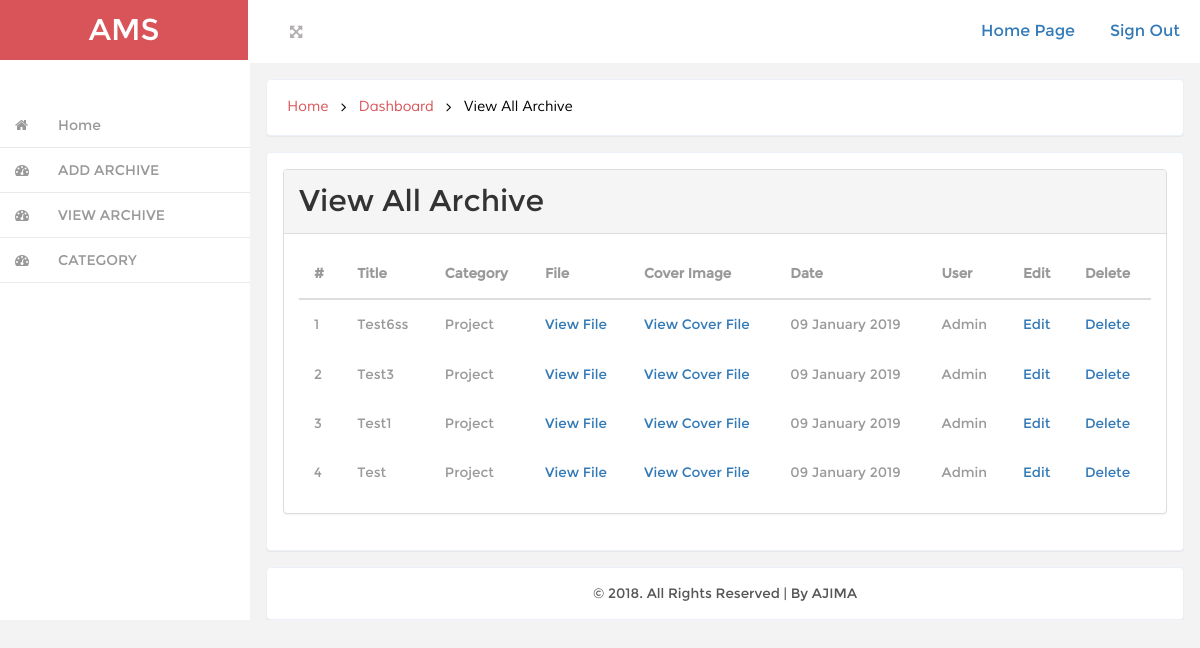
Screenshot of /dashboard/archive_view.php (signed in) with the database file from the repository.
### tables this page shows
CREATE TABLE `archive` (
  `archive_id` int(11) NOT NULL,
  `archive_title` varchar(255) NOT NULL,
  `archive_cat` int(11) NOT NULL,
  `archive_desc` text NOT NULL,
  `archive_file` text NOT NULL,
  `archive_cover_image` varchar(255) NOT NULL,
  `archive_date` timestamp NOT NULL DEFAULT CURRENT_TIMESTAMP,
  `user_id` int(11) NOT NULL
);

CREATE TABLE `category` (
  `cat_id` int(11) NOT NULL,
  `cat_name` varchar(55) NOT NULL
);

CREATE TABLE `user` (
  `id` int(11) NOT NULL,
  `name` varchar(55) NOT NULL,
  `email` varchar(55) NOT NULL,
  `password` varchar(55) NOT NULL,
  `role` int(11) NOT NULL DEFAULT '2'
);

### dashboard/archive_view.php (the view, shortened to what this page needs)
<?php include 'freq/1.php'; ?>
<div id="wrapper">
	<?php include 'freq/nav.php'; ?>
    <div id="page-wrapper" class="gray-bg dashbard-1">
       	<div class="content-main">
		    <div class="banner">
				<h2>
					<a href="../index.php">Home</a>
					<i class="fa fa-angle-right"></i>
					<a href="index.php">Dashboard</a>
					<i class="fa fa-angle-right"></i>
					<span>View All Archive</span>
				</h2>
		    </div>
			<div class="grid-form">
				<div class="grid-form1">
					<div class="panel panel-default">
						<div class="panel-heading">
							<span style="font-size: 30px;">View All Archive</span>
						</div>
						<div class="panel-body">
							<table class="table">
								<thead>
									<tr>
										<th>#</th>
										<th>Title</th>
										<th>Category</th>
										<th>File</th>
										<th>Cover Image</th>
										<th>Date</th>
										<th>User</th>
										<th>Edit</th>
										<th>Delete</th>
									</tr>
								</thead>
								<?php
									if ($role === '1') {
								?>
								<tbody>
									<?php
				                        $query = "SELECT * FROM archive ORDER BY archive_id DESC";
				                        $result = mysqli_query($con,$query);
				                        if ($result) {
				                            $i = 1;
				                            while($row = mysqli_fetch_assoc($result)){
				                                $archive_id 	= $row['archive_id'];
				                                $archive_title 	= $row['archive_title'];
				                                $archive_file 	= $row['archive_file'];
				                                $archive_cover 	= $row['archive_cover_image'];
				                                $archive_date 	= $row['archive_date'];
				                                $archive_user_id = $row['user_id'];
				                                $archive_cat 	= $row['archive_cat'];
				                                $query_cat = "SELECT * FROM category WHERE cat_id = '$archive_cat'";
											    $result_cat = mysqli_query($con,$query_cat);
											    if ($result_cat) {
											        while($row = mysqli_fetch_assoc($result_cat)){
											            $cat_name 	= $row['cat_name'];
											        }
											    }
											    $query_user = "SELECT * FROM user WHERE id = '$archive_user_id'";
											    $result_user = mysqli_query($con,$query_user);
											    if ($result_user) {
											        while($row = mysqli_fetch_assoc($result_user)){
											            $user_name 	= $row['name'];
											        }
											    }
				                    ?>
									<tr>
										<td><?php echo $i++ ?></td>
										<td><?php echo $archive_title ?></td>
										<td>
											<?php
												echo $cat_name;
											?>
										</td>
										<td>
											<a href="<?php echo $archive_file ?>">View File</a>
										</td>
										<td>
											<a href="<?php echo $archive_cover ?>">View Cover File</a>
										</td>
										<td><?php echo date('d F Y',strtotime($archive_date)) ?></td>
										<td>
											<?php
												echo $user_name;
											?>
										</td>
										<td><a href="archive_edit.php?id=<?php echo $archive_id ?>">Edit</a></td>
										<td><a href="archive_delete.php?id=<?php echo $archive_id ?>">Delete</a></td>
									</tr>
									<?php }} ?>
								</tbody>
								<?php } ?>
							</table>
						</div>
					</div>
				</div>
			</div>
			<?php include 'freq/footer.php' ?>
		</div>
	</div>
</div>

### dashboard/freq/1.php (shortened to what this page needs)
<?php
	include 'db/db.php';
 	$user_id = $_SESSION['id'];
 	$query = "SELECT * FROM user WHERE id = '$user_id'";
    $result = mysqli_query($con,$query);
    if ($result) {
        while($row = mysqli_fetch_assoc($result)){
            $role 	= $row['role'];
        }
    }
?>
<!DOCTYPE HTML>
<html>
<head>
	<link href="design/css/bootstrap.min.css" rel='stylesheet' type='text/css' />
	<link href="design/css/style.css" rel='stylesheet' type='text/css' />
	<link href="design/css/font-awesome.css" rel="stylesheet">
	<link href="design/css/custom.css" rel="stylesheet">
</head>
<body>

### dashboard/freq/nav.php (shortened to what this page needs)
 <nav class="navbar-default navbar-static-top" role="navigation">
         <div class="navbar-header">
            <h1> <a class="navbar-brand" href="index.html">AMS</a></h1>
</div>
<div class=" border-bottom">
      	<div class="full-left">
       	<section class="full-top">
			<button id="toggle"><i class="fa fa-arrows-alt"></i></button>
		</section>
          	<div class="clearfix"> </div>
        		</div>
   <div class="drop-men" >
       <div class=" nav_1">
                 <a href="signout.php" style="margin-top: 20px; margin-bottom: 20px; margin-right: 20px; display: block;">Sign Out</a>
                 <a href="../index.php" style="position: absolute;top: 20px; right: 125px;">Home Page</a>
       </div>
    </div>
<div class="clearfix"></div>
   <div class="navbar-default sidebar" role="navigation">
             <div class="sidebar-nav navbar-collapse">
             <ul class="nav" id="side-menu" style="margin-top: 5vh">
                 <li>
                     <a href="index.php" class=" hvr-bounce-to-right"><i class="fa fa-home nav_icon "></i><span class="nav-label">Home</span> </a>
                 </li>
                 <li>
                     <a href="archive_add.php" class=" hvr-bounce-to-right"><i class="fa fa-dashboard nav_icon "></i><span class="nav-label">ADD ARCHIVE</span> </a>
                 </li>
                 <li>
                     <a href="archive_view.php" class=" hvr-bounce-to-right"><i class="fa fa-dashboard nav_icon "></i><span class="nav-label">VIEW ARCHIVE</span> </a>
                 </li>
                 <?php
                     if ($role == 1) {
                  ?>
                 <li>
                     <a href="category.php" class=" hvr-bounce-to-right"><i class="fa fa-dashboard nav_icon "></i><span class="nav-label">CATEGORY</span> </a>
                 </li>
                 <?php } ?>
             </ul>
         </div>
</div>
 </nav>

### dashboard/freq/footer.php
<div class="banner">
	<div class="copy">
           <p> &copy; 2018. All Rights Reserved | By AJIMA</p>
    </div>
</div>

### dashboard/design/css/style.css (style rules this page uses)
h4, h5, h6, h1, h2, h3 { margin: 0; }
ul, ol { margin: 0;padding: 0; }
p { margin: 0; }
html, body { font-family:'Montserrat-Regular'; font-size: 100%; background:#F3F3F4; overflow-x: hidden; }
body a { transition:0.5s all; -webkit-transition:0.5s all; -moz-transition:0.5s all; -o-transition:0.5s all; -ms-transition:0.5s all; }
div#wrapper { background-color: #fff; }
.navbar-default.sidebar { background-color: #fff; }
h1 a.navbar-brand { color: #fff !important; font-size: 30px; font-weight: 500; padding: 20px 0px; background: #d95459; text-align: center; width:248px; height: 60px; }
i.nav_icon { color: #fff; margin-right:6px; }
.sidebar ul li a { color: #999; font-size:14px; }
.hvr-bounce-to-right { display: inline-block; vertical-align: middle; -webkit-transform: translateZ(0); transform: translateZ(0); box-shadow: 0 0 1px rgba(0, 0, 0, 0); -webkit-backface-visibility: hidden; backface-visibility: hidden; -moz-osx-font-smoothing: grayscale; position: relative; -webkit-transition-property: color; transition-property: color; -webkit-transition-duration: 0.5s; transition-duration: 0.5s; }
.hvr-bounce-to-right:before { content: ""; position: absolute; z-index: -1; top: 0; left: 0; right: 80%; bottom: 0; background:#7f8c8d; -webkit-transform: scaleX(0); transform: scaleX(0); -webkit-transform-origin: 0 50%; transform-origin: 0 50%; -webkit-transition-property: transform; transition-property: transform; -webkit-transition-duration: 0.5s; transition-duration: 0.5s; -webkit-transition-timing-function: ease-out; transition-timing-function: ease-out; }
.nav > li > a { color: #999; font-weight:500; padding: 0px 20px 0px 0px; font-size: 0.85em; border-bottom: 1px solid #E9E9E9; }
.nav > li > a i { margin-right: 14px; }
i.nav_icon { color: #999; padding: 15px; width: 44px; height: 44px; }
@media (min-width: 768px) { #page-wrapper { position: inherit; margin: 0 0 0 240px; min-height: 0px; } }
.content-main { background-color: #F3F3F4; padding-top: 1em; }
.full-top { float:left; }
.border-bottom { background-color: #fff; }
.full-left { float: left; width: 40%; margin-left: 3%; margin-top: 1.3em; }
.full-left button { background: none; border: none; outline: none; color: #B3AEAE; font-size: 0.9em; }
.drop-men { float: right; }
.banner { background: #fff; display: block; margin: 0em 1em ; padding:1em; border: 1px solid #ebeff6; border-color: #ebeff6; border-radius: 4px; -webkit-border-radius: 4px; -o-border-radius: 4px; -moz-border-radius: 4px; -ms-border-radius: 4px; -webkit-box-shadow: 0 1px 1px rgba(0,0,0,.05); box-shadow: 0 1px 1px rgba(0,0,0,.05); }
.banner h2 { font-size:0.9em; }
.banner h2 a { color:#D95459; text-decoration:none; font-family: 'Muli-Regular'; padding:0.3em ; }
.banner h2 span { color:#000; font-family: 'Muli-Regular'; padding:0.3em ; }
.banner h2 i { color:#000; vertical-align:middle; padding:0.3em ; }
.grid-form { padding: 1em; }
.grid-form1 { background: #fff; margin-bottom: 1em; padding: 1em; border: 1px solid #ebeff6; border-radius: 4px; -webkit-border-radius: 4px; -o-border-radius: 4px; -moz-border-radius: 4px; -ms-border-radius: 4px; -webkit-box-shadow: 0 1px 1px rgba(0,0,0,.05); box-shadow: 0 1px 1px rgba(0,0,0,.05); }
.grid-form1:last-child { margin-bottom: 0em; }
.table td, .table>tbody>tr>td, .table>tbody>tr>th, .table>tfoot>tr>td, .table>tfoot>tr>th, .table>thead>tr>td, .table>thead>tr>th { padding: 15px !important; font-size: 0.85em; color: #999; border-top: none !important; }
.table { margin-bottom: 0; }
.copy { background:#fff; text-align:center; padding:0; }
.copy p, .copy-right p { font-size:0.85em; color:#555; }

### dashboard/design/css/custom.css (style rules this page uses)
#wrapper { width: 100%; }
#page-wrapper { min-height: 0px !important; }
@media (min-width:768px) { #page-wrapper { position: inherit; margin: 0 0 0 250px; } }
.sidebar .sidebar-nav.navbar-collapse { padding-right: 0; padding-left: 0; }
@media (min-width:768px) { .sidebar { z-index: 1; position: absolute; width: 250px; } }

### rows the page displays
archive: archive_title "Test6ss", category.cat_name "Project", archive_date "09 January 2019", user.name "Admin"
archive: archive_title "Test3", category.cat_name "Project", archive_date "09 January 2019", user.name "Admin"
archive: archive_title "Test1", category.cat_name "Project", archive_date "09 January 2019", user.name "Admin"
archive: archive_title "Test", category.cat_name "Project", archive_date "09 January 2019", user.name "Admin"
